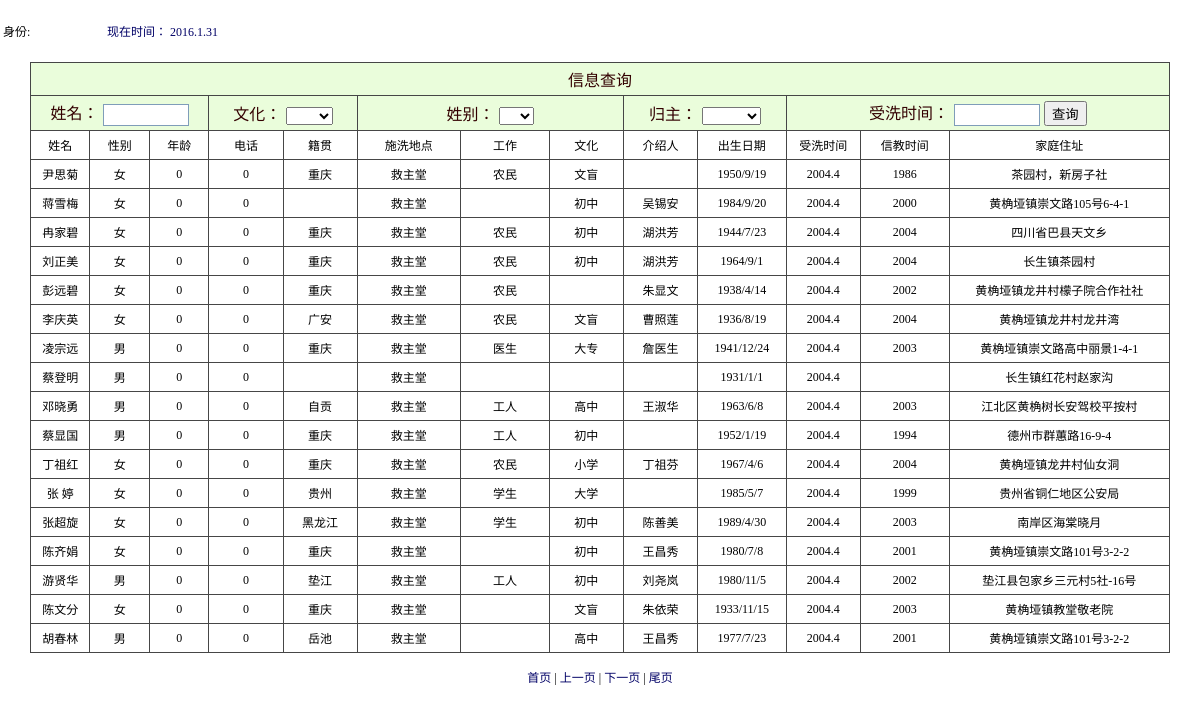
Screenshot of /admin/user_xinxi_select.php?page=2 with the database file from the repository.
### tables this page shows
CREATE TABLE IF NOT EXISTS `church` (
  `Cid` int(6) NOT NULL AUTO_INCREMENT,
  `sex` varchar(10) NOT NULL,
  `age` int(3) NOT NULL,
  `birth` varchar(20) NOT NULL,
  `paster` varchar(6) NOT NULL,
  `pasterdate` varchar(12) NOT NULL,
  `believedate` varchar(12) NOT NULL,
  `pasterplace` varchar(10) NOT NULL DEFAULT '救主堂',
  `jiguan` varchar(10) NOT NULL,
  `address` varchar(30) NOT NULL,
  `tel` int(20) NOT NULL,
  `wenhua` varchar(6) NOT NULL,
  `job` varchar(6) NOT NULL,
  `deathdate` varchar(8) NOT NULL,
  `txt` varchar(20) NOT NULL,
  `introduce` varchar(5) NOT NULL,
  `name` varchar(6) NOT NULL,
  PRIMARY KEY (`Cid`)
);

### admin/user_xinxi_select.php (the view, shortened to what this page needs)
<?php
    $query="select * from admin where username='$_SESSION[username]'";
	$result=mysql_query($query);
    $row = mysql_fetch_array($result);
?>
<!DOCTYPE html PUBLIC "-//W3C//DTD XHTML 1.0 Transitional//EN" "http://www.w3.org/TR/xhtml1/DTD/xhtml1-transitional.dtd">
<html xmlns="http://www.w3.org/1999/xhtml">
<head>
<link href="../css/css.css" rel="stylesheet" type="text/css" />
<link href="../css/style.css" rel="stylesheet" type="text/css" />
</head>
<body>
<table width="100%" border="0" cellspacing="0" cellpadding="0">
  <tr>
    <td height="30">      <table width="100%" border="0" cellspacing="0" cellpadding="0">
        <tr>
          <td height="62" background="../images/nav04.gif">
		   <table width="428" border="0">
             <tr>
               <td width="41">身份:</td>
               <td width="55"><span class="button"><?php echo($row["list"]);?></span></td>
               <td width="318"><a href="#" onclick="sousuo()"id="navmenu">
 现在时间：
</a></td>
             </tr>
           </table></td>
        </tr>
    </table></td></tr>
  <tr>
    <td><table id="subtree1" style="DISPLAY: " width="100%" border="0" cellspacing="0" cellpadding="0">
        <tr>
          <td><table width="95%" border="0" align="center" cellpadding="0" cellspacing="0">
              <tr>
                <td height="40" class="font42">
				<table width="100%" border="0" cellpadding="4" cellspacing="1" bgcolor="#464646" class="newfont03">
				 <tr class="CTitle" >
                    	<td height="22" colspan="13" align="center" class="select_tr STYLE2" style="font-size:16px">信息查询</td>
                  </tr>
               <form method="post" action="user_xinxi.php">
	                  <tr class="CTitle" >
		                     <td height="22" colspan="3" align="center" class="select_tr STYLE2" style="font-size:16px">
		                                                             姓名： <input name="name" class="text" id="xh" style="width:80px" size="13" />
		                     </td>
		                      <td height="22" colspan="2" align="center" class="select_tr STYLE2" style="font-size:16px">
		                                                             文化： <select name="wenhua" id="xb">
		                                  <option></option>
					                      <option>文盲</option>
                                        </select></td>
		                     </td>
		                      <td height="22" colspan="3" align="center" class="select_tr STYLE2" style="font-size:16px">
		                                                             姓别：
		                              <select name="sex" id="xb">
		                                  <option></option>
					                      <option>男</option>
                                        </select>
		                     </td>
		                      <td height="22" colspan="2" align="center" class="select_tr STYLE2" style="font-size:16px">
		                                                             归主：
		                              <select name="deathdate" id="xb">
		                                  <option></option>
					                      <option>已归主</option>
                                        </select>
		                     </td>
		                      <td height="22" colspan="3" align="center" class="select_tr STYLE2" style="font-size:16px">
		                                                             受洗时间： <input name="pasterdate" class="text" id="xh" style="width:80px" size="13" />
		                             <input type="submit" value="查询"/>
		                     </td>
	                  </tr>
				  <tr bgcolor="#FFFFFF" style="text-align:center">
				    <td width="4%" height="20">姓名</td>
				    <td width="4%" >性别</td>
				    <td width="4%" >年龄</td>
				    <td width="5%">电话</td>
                    <td width="5%">籍贯</td>
                     <td width="7%">施洗地点</td>
                    <td width="6%">工作</td>
                    <td width="5%">文化</td>
                    <td width="5%">介绍人</td>
                    <td width="6%">出生日期</td>
                    <td width="5%">受洗时间</td>
                    <td width="6%">信教时间</td>
                   <td width="15%">家庭住址</td>
				  </tr>
	<?php
	$sql="select * from church where deathdate='' or deathdate='未归主' order by Cid desc ";
	$query=mysql_query($sql);
	$count=mysql_num_rows($query);
	$pageSize=17;
	$totalPage=ceil($count/$pageSize);
	 if($_GET["page"]){
		$page = $_GET["page"];
	}else{
		$page = 1;
	}
	$start = ($page-1)*$pageSize;
	$sql_0="select * from church where deathdate='' or deathdate='未归主'  order by Cid desc limit {$start},{$pageSize}";
	$result = mysql_query($sql_0);
	while ($row = mysql_fetch_assoc($result)) {
	?>
				  <tr bgcolor="#FFFFFF" style="text-align:center">
				    <td height="20" ><?php echo ($row["name"]); ?></td>
				    <td ><?php echo ($row["sex"]); ?></td>
				    <td><?php echo ($row["age"]); ?></td>
                    <td><?php echo ($row["tel"]); ?></td>
                    <td><?php echo ($row["jiguan"]); ?></td>
                    <td><?php echo ($row["pasterplace"]); ?></td>
                    <td><?php echo ($row["job"]); ?></td>
                    <td><?php echo ($row["wenhua"]); ?></td>
                    <td><?php echo ($row["introduce"]); ?></td>
                    <td><?php echo ($row["birth"]); ?></td>
                    <td><?php echo ($row["pasterdate"]); ?></td>
                    <td><?php echo ($row["believedate"]); ?></td>
                   <td><?php echo ($row["address"]); ?></td>
<?php
}
?>  </tr>
            </table></td>
        </tr>
      </table>
      <br>
     <tr class="bg_tr" align="center" bgcolor="#FFFFFF">
		  <td colspan="13">
		  	<a href="user_xinxi_select.php?page=1">首页</a>
			|
			<a href="user_xinxi_select.php?page=<?php echo $page-1;?>">上一页</a>
			|
			<a href="user_xinxi_select.php?page=<?php echo $page+1;?>">下一页</a>
			|
			<a href="user_xinxi_select.php?page=<?php echo $totalPage;?>">尾页</a>
		  </td>
    </tr>
  </tr>
</table>
</body>
</html>

### css/css.css (style rules this page uses)
.newfont03 { font-family: "����"; font-size: 12px; color: #000000; text-decoration: none; }

### css/style.css (style rules this page uses)
body { margin:0px; }
html { scrollbar-face-color:#CCD0DB; scrollbar-highlight-color:#fff; scrollbar-shadow-color:#fff; scrollbar-3dlight-color:#6795B4; scrollbar-arrow-color:#20669A; scrollbar-track-color:#fff; scrollbar-darkshadow-color:#6795B4; border:0; }
html { overflow-x: hidden; overflow-y: auto; }
TD { font-size: 12px; }
a:link,a:visited { text-decoration:none; color:#006; }
.CTitle { background:#6795B4; padding:5px; text-align:left; color:#FFFFFF; font-size:13px; font-family: Verdana, Arial, Helvetica, sans-serif; }
select { font-size:12px; }
input.text { border:1px solid #7F9DB9;font-size:12px;font-family: Verdana, Arial, Helvetica, sans-serif;height:18px }
.select_tr { background-color: #EAFDDB; }

### admin/user_xinxi_select.php (style rules this page uses)
html { overflow-x: auto; overflow-y: auto; border:0; }

### rows the page displays
church: name "尹思菊", sex "女", age "0", tel "0", jiguan "重庆", pasterplace "救主堂", job "农民", wenhua "文盲", birth "1950/9/19", pasterdate "2004.4", believedate "1986", address "茶园村，新房子社"
church: name "蒋雪梅", sex "女", age "0", tel "0", pasterplace "救主堂", wenhua "初中", introduce "吴锡安", birth "1984/9/20", pasterdate "2004.4", believedate "2000", address "黄桷垭镇崇文路105号6-4-1"
church: name "冉家碧", sex "女", age "0", tel "0", jiguan "重庆", pasterplace "救主堂", job "农民", wenhua "初中", introduce "湖洪芳", birth "1944/7/23", pasterdate "2004.4", believedate "2004", address "四川省巴县天文乡"
church: name "刘正美", sex "女", age "0", tel "0", jiguan "重庆", pasterplace "救主堂", job "农民", wenhua "初中", introduce "湖洪芳", birth "1964/9/1", pasterdate "2004.4", believedate "2004", address "长生镇茶园村"
church: name "彭远碧", sex "女", age "0", tel "0", jiguan "重庆", pasterplace "救主堂", job "农民", introduce "朱显文", birth "1938/4/14", pasterdate "2004.4", believedate "2002", address "黄桷垭镇龙井村檬子院合作社社"
church: name "李庆英", sex "女", age "0", tel "0", jiguan "广安", pasterplace "救主堂", job "农民", wenhua "文盲", introduce "曹照莲", birth "1936/8/19", pasterdate "2004.4", believedate "2004", address "黄桷垭镇龙井村龙井湾"
church: name "凌宗远", sex "男", age "0", tel "0", jiguan "重庆", pasterplace "救主堂", job "医生", wenhua "大专", introduce "詹医生", birth "1941/12/24", pasterdate "2004.4", believedate "2003", address "黄桷垭镇崇文路高中丽景1-4-1"
church: name "蔡登明", sex "男", age "0", tel "0", pasterplace "救主堂", birth "1931/1/1", pasterdate "2004.4", address "长生镇红花村赵家沟"
church: name "邓晓勇", sex "男", age "0", tel "0", jiguan "自贡", pasterplace "救主堂", job "工人", wenhua "高中", introduce "王淑华", birth "1963/6/8", pasterdate "2004.4", believedate "2003", address "江北区黄桷树长安驾校平按村"
church: name "蔡显国", sex "男", age "0", tel "0", jiguan "重庆", pasterplace "救主堂", job "工人", wenhua "初中", birth "1952/1/19", pasterdate "2004.4", believedate "1994", address "德州市群蕙路16-9-4"
church: name "丁祖红", sex "女", age "0", tel "0", jiguan "重庆", pasterplace "救主堂", job "农民", wenhua "小学", introduce "丁祖芬", birth "1967/4/6", pasterdate "2004.4", believedate "2004", address "黄桷垭镇龙井村仙女洞"
church: name "张 婷", sex "女", age "0", tel "0", jiguan "贵州", pasterplace "救主堂", job "学生", wenhua "大学", birth "1985/5/7", pasterdate "2004.4", believedate "1999", address "贵州省铜仁地区公安局"
church: name "张超旋", sex "女", age "0", tel "0", jiguan "黑龙江", pasterplace "救主堂", job "学生", wenhua "初中", introduce "陈善美", birth "1989/4/30", pasterdate "2004.4", believedate "2003", address "南岸区海棠晓月"
church: name "陈齐娟", sex "女", age "0", tel "0", jiguan "重庆", pasterplace "救主堂", wenhua "初中", introduce "王昌秀", birth "1980/7/8", pasterdate "2004.4", believedate "2001", address "黄桷垭镇崇文路101号3-2-2"
church: name "游贤华", sex "男", age "0", tel "0", jiguan "垫江", pasterplace "救主堂", job "工人", wenhua "初中", introduce "刘尧岚", birth "1980/11/5", pasterdate "2004.4", believedate "2002", address "垫江县包家乡三元村5社-16号"
church: name "陈文分", sex "女", age "0", tel "0", jiguan "重庆", pasterplace "救主堂", wenhua "文盲", introduce "朱依荣", birth "1933/11/15", pasterdate "2004.4", believedate "2003", address "黄桷垭镇教堂敬老院"
church: name "胡春林", sex "男", age "0", tel "0", jiguan "岳池", pasterplace "救主堂", wenhua "高中", introduce "王昌秀", birth "1977/7/23", pasterdate "2004.4", believedate "2001", address "黄桷垭镇崇文路101号3-2-2"
